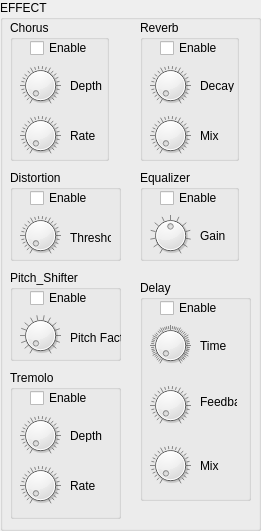
   <widget class="QGroupBox" name="EffectGroupBox">
    <property name="geometry">
     <rect>
      <x>500</x>
      <y>40</y>
      <width>261</width>
      <height>531</height>
     </rect>
    </property>
    <property name="title">
     <string>EFFECT</string>
    </property>
    <widget class="QGroupBox" name="DistortionGroupBox">
     <property name="geometry">
      <rect>
       <x>10</x>
       <y>170</y>
       <width>111</width>
       <height>91</height>
      </rect>
     </property>
     <property name="title">
      <string>Distortion</string>
     </property>
     <widget class="QCheckBox" name="EnablecheckBox3">
      <property name="geometry">
       <rect>
        <x>20</x>
        <y>20</y>
        <width>57</width>
        <height>16</height>
       </rect>
      </property>
      <property name="text">
       <string>Enable</string>
      </property>
     </widget>
     <widget class="QDial" name="DistortionThresholdDial">
      <property name="geometry">
       <rect>
        <x>10</x>
        <y>40</y>
        <width>41</width>
        <height>51</height>
       </rect>
      </property>
      <property name="maximum">
       <number>100</number>
      </property>
      <property name="notchesVisible">
       <bool>true</bool>
      </property>
     </widget>
     <widget class="QLabel" name="DistortionThresholdLabel">
      <property name="geometry">
       <rect>
        <x>60</x>
        <y>60</y>
        <width>41</width>
        <height>16</height>
       </rect>
      </property>
      <property name="text">
       <string>Threshold</string>
      </property>
     </widget>
    </widget>
    <widget class="QGroupBox" name="ChorusGroupBox">
     <property name="geometry">
      <rect>
       <x>10</x>
       <y>20</y>
       <width>99</width>
       <height>141</height>
      </rect>
     </property>
     <property name="title">
      <string>Chorus</string>
     </property>
     <widget class="QCheckBox" name="EnablecheckBox1">
      <property name="geometry">
       <rect>
        <x>20</x>
        <y>20</y>
        <width>57</width>
        <height>16</height>
       </rect>
      </property>
      <property name="text">
       <string>Enable</string>
      </property>
     </widget>
     <widget class="QDial" name="ChorusDepthDial">
      <property name="geometry">
       <rect>
        <x>10</x>
        <y>40</y>
        <width>41</width>
        <height>51</height>
       </rect>
      </property>
      <property name="maximum">
       <number>100</number>
      </property>
      <property name="notchesVisible">
       <bool>true</bool>
      </property>
     </widget>
     <widget class="QLabel" name="ChorusDepthLabel">
      <property name="geometry">
       <rect>
        <x>60</x>
        <y>60</y>
        <width>37</width>
        <height>12</height>
       </rect>
      </property>
      <property name="text">
       <string>Depth</string>
      </property>
     </widget>
     <widget class="QDial" name="ChorusRateDial">
      <property name="geometry">
       <rect>
        <x>10</x>
        <y>90</y>
        <width>41</width>
        <height>51</height>
       </rect>
      </property>
      <property name="maximum">
       <number>100</number>
      </property>
      <property name="notchesVisible">
       <bool>true</bool>
      </property>
     </widget>
     <widget class="QLabel" name="ChorusDepthLabel_2">
      <property name="geometry">
       <rect>
        <x>60</x>
        <y>110</y>
        <width>37</width>
        <height>12</height>
       </rect>
      </property>
      <property name="text">
       <string>Rate</string>
      </property>
     </widget>
    </widget>
    <widget class="QGroupBox" name="EqualizerGroupBox">
     <property name="geometry">
      <rect>
       <x>140</x>
       <y>170</y>
       <width>99</width>
       <height>91</height>
      </rect>
     </property>
     <property name="title">
      <string>Equalizer</string>
     </property>
     <widget class="QCheckBox" name="EnablecheckBox4">
      <property name="geometry">
       <rect>
        <x>20</x>
        <y>20</y>
        <width>57</width>
        <height>16</height>
       </rect>
      </property>
      <property name="text">
       <string>Enable</string>
      </property>
     </widget>
     <widget class="QDial" name="EqualizerGainDial">
      <property name="geometry">
       <rect>
        <x>10</x>
        <y>40</y>
        <width>41</width>
        <height>51</height>
       </rect>
      </property>
      <property name="minimum">
       <number>-12</number>
      </property>
      <property name="maximum">
       <number>12</number>
      </property>
      <property name="pageStep">
       <number>1</number>
      </property>
      <property name="notchesVisible">
       <bool>true</bool>
      </property>
     </widget>
     <widget class="QLabel" name="EqualizerGainLabel">
      <property name="geometry">
       <rect>
        <x>60</x>
        <y>60</y>
        <width>37</width>
        <height>12</height>
       </rect>
      </property>
      <property name="text">
       <string>Gain</string>
      </property>
     </widget>
    </widget>
    <widget class="QGroupBox" name="PitchShifterGroupBox">
     <property name="geometry">
      <rect>
       <x>10</x>
       <y>270</y>
       <width>111</width>
       <height>91</height>
      </rect>
     </property>
     <property name="title">
      <string>Pitch_Shifter</string>
     </property>
     <widget class="QCheckBox" name="EnablecheckBox5">
      <property name="geometry">
       <rect>
        <x>20</x>
        <y>20</y>
        <width>57</width>
        <height>16</height>
       </rect>
      </property>
      <property name="text">
       <string>Enable</string>
      </property>
     </widget>
     <widget class="QDial" name="Pitch_ShifterFactorDial">
      <property name="geometry">
       <rect>
        <x>10</x>
        <y>40</y>
        <width>41</width>
        <height>51</height>
       </rect>
      </property>
      <property name="minimum">
       <number>5</number>
      </property>
      <property name="maximum">
       <number>20</number>
      </property>
      <property name="pageStep">
       <number>1</number>
      </property>
      <property name="notchesVisible">
       <bool>true</bool>
      </property>
     </widget>
     <widget class="QLabel" name="Pitch_ShifterFactorLabel">
      <property name="geometry">
       <rect>
        <x>60</x>
        <y>60</y>
        <width>51</width>
        <height>16</height>
       </rect>
      </property>
      <property name="text">
       <string>Pitch Factor</string>
      </property>
     </widget>
    </widget>
    <widget class="QGroupBox" name="DelayGroupBox">
     <property name="geometry">
      <rect>
       <x>140</x>
       <y>280</y>
       <width>111</width>
       <height>221</height>
      </rect>
     </property>
     <property name="title">
      <string>Delay</string>
     </property>
     <widget class="QCheckBox" name="EnablecheckBox6">
      <property name="geometry">
       <rect>
        <x>20</x>
        <y>20</y>
        <width>57</width>
        <height>16</height>
       </rect>
      </property>
      <property name="text">
       <string>Enable</string>
      </property>
     </widget>
     <widget class="QDial" name="DelayTimeDial">
      <property name="geometry">
       <rect>
        <x>10</x>
        <y>40</y>
        <width>41</width>
        <height>51</height>
       </rect>
      </property>
      <property name="maximum">
       <number>200</number>
      </property>
      <property name="notchesVisible">
       <bool>true</bool>
      </property>
     </widget>
     <widget class="QLabel" name="DelayTimeLabel">
      <property name="geometry">
       <rect>
        <x>60</x>
        <y>60</y>
        <width>37</width>
        <height>12</height>
       </rect>
      </property>
      <property name="text">
       <string>Time</string>
      </property>
     </widget>
     <widget class="QDial" name="DelayFeedbackDial">
      <property name="geometry">
       <rect>
        <x>10</x>
        <y>100</y>
        <width>41</width>
        <height>51</height>
       </rect>
      </property>
      <property name="maximum">
       <number>100</number>
      </property>
      <property name="notchesVisible">
       <bool>true</bool>
      </property>
     </widget>
     <widget class="QLabel" name="DelayFeedbackLabel">
      <property name="geometry">
       <rect>
        <x>60</x>
        <y>112</y>
        <width>37</width>
        <height>20</height>
       </rect>
      </property>
      <property name="text">
       <string>Feedback</string>
      </property>
     </widget>
     <widget class="QDial" name="DelayMixDial">
      <property name="geometry">
       <rect>
        <x>10</x>
        <y>160</y>
        <width>41</width>
        <height>51</height>
       </rect>
      </property>
      <property name="maximum">
       <number>100</number>
      </property>
      <property name="notchesVisible">
       <bool>true</bool>
      </property>
     </widget>
     <widget class="QLabel" name="DelayMixLabel">
      <property name="geometry">
       <rect>
        <x>60</x>
        <y>180</y>
        <width>37</width>
        <height>12</height>
       </rect>
      </property>
      <property name="text">
       <string>Mix</string>
      </property>
     </widget>
    </widget>
    <widget class="QGroupBox" name="TremoloGroupBox">
     <property name="geometry">
      <rect>
       <x>10</x>
       <y>370</y>
       <width>111</width>
       <height>149</height>
      </rect>
     </property>
     <property name="title">
      <string>Tremolo</string>
     </property>
     <widget class="QCheckBox" name="EnablecheckBox7">
      <property name="geometry">
       <rect>
        <x>20</x>
        <y>20</y>
        <width>57</width>
        <height>16</height>
       </rect>
      </property>
      <property name="text">
       <string>Enable</string>
      </property>
     </widget>
     <widget class="QDial" name="TremoloDepthDial">
      <property name="geometry">
       <rect>
        <x>10</x>
        <y>40</y>
        <width>41</width>
        <height>51</height>
       </rect>
      </property>
      <property name="maximum">
       <number>100</number>
      </property>
      <property name="notchesVisible">
       <bool>true</bool>
      </property>
     </widget>
     <widget class="QLabel" name="TremoloDepthLabel">
      <property name="geometry">
       <rect>
        <x>60</x>
        <y>60</y>
        <width>37</width>
        <height>12</height>
       </rect>
      </property>
      <property name="text">
       <string>Depth</string>
      </property>
     </widget>
     <widget class="QDial" name="TremoloRateDial">
      <property name="geometry">
       <rect>
        <x>10</x>
        <y>90</y>
        <width>41</width>
        <height>51</height>
       </rect>
      </property>
      <property name="maximum">
       <number>100</number>
      </property>
      <property name="notchesVisible">
       <bool>true</bool>
      </property>
     </widget>
     <widget class="QLabel" name="TremoloDepthLabel_2">
      <property name="geometry">
       <rect>
        <x>60</x>
        <y>110</y>
        <width>37</width>
        <height>12</height>
       </rect>
      </property>
      <property name="text">
       <string>Rate</string>
      </property>
     </widget>
    </widget>
    <widget class="QGroupBox" name="ReverbGroupBox">
     <property name="geometry">
      <rect>
       <x>140</x>
       <y>20</y>
       <width>99</width>
       <height>141</height>
      </rect>
     </property>
     <property name="title">
      <string>Reverb</string>
     </property>
     <widget class="QCheckBox" name="EnablecheckBox2">
      <property name="geometry">
       <rect>
        <x>20</x>
        <y>20</y>
        <width>57</width>
        <height>16</height>
       </rect>
      </property>
      <property name="text">
       <string>Enable</string>
      </property>
     </widget>
     <widget class="QDial" name="ReverbDecayDial">
      <property name="geometry">
       <rect>
        <x>10</x>
        <y>40</y>
        <width>41</width>
        <height>51</height>
       </rect>
      </property>
      <property name="maximum">
       <number>100</number>
      </property>
      <property name="notchesVisible">
       <bool>true</bool>
      </property>
     </widget>
     <widget class="QLabel" name="ReverbDecayLabel">
      <property name="geometry">
       <rect>
        <x>60</x>
        <y>60</y>
        <width>37</width>
        <height>12</height>
       </rect>
      </property>
      <property name="text">
       <string>Decay</string>
      </property>
     </widget>
     <widget class="QDial" name="ChorusRateDial_6">
      <property name="geometry">
       <rect>
        <x>10</x>
        <y>90</y>
        <width>41</width>
        <height>51</height>
       </rect>
      </property>
      <property name="maximum">
       <number>100</number>
      </property>
      <property name="notchesVisible">
       <bool>true</bool>
      </property>
     </widget>
     <widget class="QLabel" name="ChorusDepthLabel_12">
      <property name="geometry">
       <rect>
        <x>60</x>
        <y>110</y>
        <width>37</width>
        <height>12</height>
       </rect>
      </property>
      <property name="text">
       <string>Mix</string>
      </property>
     </widget>
    </widget>
   </widget>
